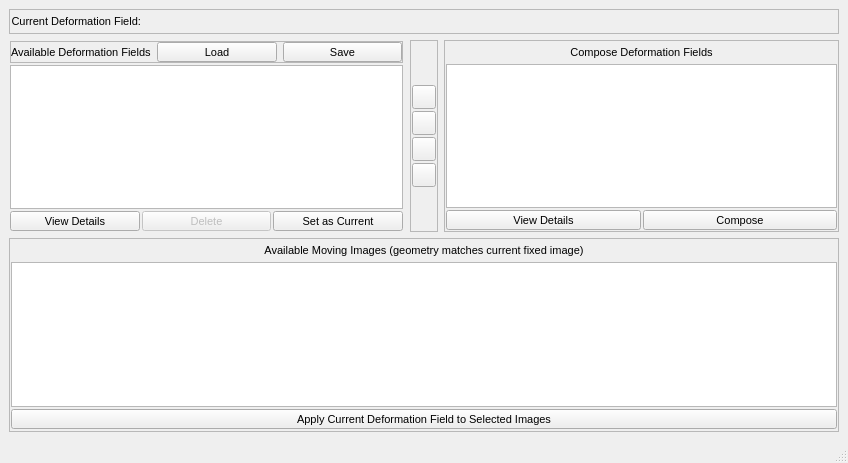
<?xml version="1.0" encoding="UTF-8"?>
<ui version="4.0">
 <class>LMdFieldManager</class>
 <widget class="QMainWindow" name="LMdFieldManager">
  <property name="geometry">
   <rect>
    <x>0</x>
    <y>0</y>
    <width>848</width>
    <height>463</height>
   </rect>
  </property>
  <property name="windowTitle">
   <string>Deformation Field Manager</string>
  </property>
  <widget class="QWidget" name="centralwidget">
   <property name="font">
    <font>
     <family>Segoe UI</family>
     <pointsize>8</pointsize>
    </font>
   </property>
   <layout class="QGridLayout" name="gridLayout">
    <item row="1" column="0">
     <widget class="QFrame" name="dfields_frame">
      <layout class="QVBoxLayout" name="verticalLayout_3">
       <property name="spacing">
        <number>2</number>
       </property>
       <property name="leftMargin">
        <number>1</number>
       </property>
       <property name="topMargin">
        <number>1</number>
       </property>
       <property name="rightMargin">
        <number>1</number>
       </property>
       <property name="bottomMargin">
        <number>1</number>
       </property>
       <item>
        <widget class="QFrame" name="frame_2">
         <property name="frameShape">
          <enum>QFrame::StyledPanel</enum>
         </property>
         <property name="frameShadow">
          <enum>QFrame::Raised</enum>
         </property>
         <layout class="QHBoxLayout" name="horizontalLayout_2">
          <property name="leftMargin">
           <number>0</number>
          </property>
          <property name="topMargin">
           <number>0</number>
          </property>
          <property name="rightMargin">
           <number>0</number>
          </property>
          <property name="bottomMargin">
           <number>0</number>
          </property>
          <item>
           <widget class="QLabel" name="dfields_label">
            <property name="sizePolicy">
             <sizepolicy hsizetype="Preferred" vsizetype="Fixed">
              <horstretch>0</horstretch>
              <verstretch>0</verstretch>
             </sizepolicy>
            </property>
            <property name="minimumSize">
             <size>
              <width>0</width>
              <height>20</height>
             </size>
            </property>
            <property name="maximumSize">
             <size>
              <width>16777215</width>
              <height>20</height>
             </size>
            </property>
            <property name="font">
             <font>
              <family>Segoe UI</family>
              <pointsize>8</pointsize>
             </font>
            </property>
            <property name="text">
             <string>Available Deformation Fields</string>
            </property>
           </widget>
          </item>
          <item>
           <widget class="QPushButton" name="import_dfield_button">
            <property name="sizePolicy">
             <sizepolicy hsizetype="Minimum" vsizetype="Fixed">
              <horstretch>0</horstretch>
              <verstretch>0</verstretch>
             </sizepolicy>
            </property>
            <property name="minimumSize">
             <size>
              <width>0</width>
              <height>20</height>
             </size>
            </property>
            <property name="maximumSize">
             <size>
              <width>16777215</width>
              <height>20</height>
             </size>
            </property>
            <property name="font">
             <font>
              <family>Segoe UI</family>
              <pointsize>8</pointsize>
             </font>
            </property>
            <property name="text">
             <string>Load</string>
            </property>
           </widget>
          </item>
          <item>
           <widget class="QPushButton" name="save_dfield_button">
            <property name="sizePolicy">
             <sizepolicy hsizetype="Minimum" vsizetype="Fixed">
              <horstretch>0</horstretch>
              <verstretch>0</verstretch>
             </sizepolicy>
            </property>
            <property name="minimumSize">
             <size>
              <width>0</width>
              <height>20</height>
             </size>
            </property>
            <property name="maximumSize">
             <size>
              <width>16777215</width>
              <height>20</height>
             </size>
            </property>
            <property name="font">
             <font>
              <family>Segoe UI</family>
              <pointsize>8</pointsize>
             </font>
            </property>
            <property name="text">
             <string>Save</string>
            </property>
           </widget>
          </item>
         </layout>
        </widget>
       </item>
       <item>
        <widget class="QTableView" name="left_table_view">
         <property name="font">
          <font>
           <pointsize>8</pointsize>
          </font>
         </property>
         <property name="sizeAdjustPolicy">
          <enum>QAbstractScrollArea::AdjustToContents</enum>
         </property>
         <property name="selectionMode">
          <enum>QAbstractItemView::SingleSelection</enum>
         </property>
         <property name="selectionBehavior">
          <enum>QAbstractItemView::SelectRows</enum>
         </property>
        </widget>
       </item>
       <item>
        <widget class="QFrame" name="dfield_tools_frame">
         <layout class="QHBoxLayout" name="horizontalLayout_3">
          <property name="spacing">
           <number>2</number>
          </property>
          <property name="leftMargin">
           <number>0</number>
          </property>
          <property name="topMargin">
           <number>0</number>
          </property>
          <property name="rightMargin">
           <number>0</number>
          </property>
          <property name="bottomMargin">
           <number>0</number>
          </property>
          <item>
           <widget class="QPushButton" name="view_matrix_left_button">
            <property name="sizePolicy">
             <sizepolicy hsizetype="Minimum" vsizetype="Fixed">
              <horstretch>0</horstretch>
              <verstretch>0</verstretch>
             </sizepolicy>
            </property>
            <property name="minimumSize">
             <size>
              <width>0</width>
              <height>20</height>
             </size>
            </property>
            <property name="maximumSize">
             <size>
              <width>16777215</width>
              <height>20</height>
             </size>
            </property>
            <property name="font">
             <font>
              <family>Segoe UI</family>
              <pointsize>8</pointsize>
             </font>
            </property>
            <property name="text">
             <string>View Details</string>
            </property>
           </widget>
          </item>
          <item>
           <widget class="QPushButton" name="delete_left_button">
            <property name="enabled">
             <bool>false</bool>
            </property>
            <property name="sizePolicy">
             <sizepolicy hsizetype="Minimum" vsizetype="Fixed">
              <horstretch>0</horstretch>
              <verstretch>0</verstretch>
             </sizepolicy>
            </property>
            <property name="minimumSize">
             <size>
              <width>0</width>
              <height>20</height>
             </size>
            </property>
            <property name="maximumSize">
             <size>
              <width>16777215</width>
              <height>20</height>
             </size>
            </property>
            <property name="font">
             <font>
              <family>Segoe UI</family>
              <pointsize>8</pointsize>
             </font>
            </property>
            <property name="text">
             <string>Delete</string>
            </property>
           </widget>
          </item>
          <item>
           <widget class="QPushButton" name="set_current_left_button">
            <property name="sizePolicy">
             <sizepolicy hsizetype="Minimum" vsizetype="Fixed">
              <horstretch>0</horstretch>
              <verstretch>0</verstretch>
             </sizepolicy>
            </property>
            <property name="minimumSize">
             <size>
              <width>0</width>
              <height>20</height>
             </size>
            </property>
            <property name="maximumSize">
             <size>
              <width>16777215</width>
              <height>20</height>
             </size>
            </property>
            <property name="font">
             <font>
              <family>Segoe UI</family>
              <pointsize>8</pointsize>
             </font>
            </property>
            <property name="text">
             <string>Set as Current</string>
            </property>
           </widget>
          </item>
         </layout>
        </widget>
       </item>
      </layout>
     </widget>
    </item>
    <item row="1" column="1">
     <widget class="QFrame" name="action_buttons_frame">
      <property name="frameShape">
       <enum>QFrame::StyledPanel</enum>
      </property>
      <property name="frameShadow">
       <enum>QFrame::Raised</enum>
      </property>
      <layout class="QVBoxLayout" name="verticalLayout_4">
       <property name="spacing">
        <number>2</number>
       </property>
       <property name="leftMargin">
        <number>1</number>
       </property>
       <property name="topMargin">
        <number>1</number>
       </property>
       <property name="rightMargin">
        <number>1</number>
       </property>
       <property name="bottomMargin">
        <number>1</number>
       </property>
       <item>
        <spacer name="verticalSpacer">
         <property name="orientation">
          <enum>Qt::Vertical</enum>
         </property>
         <property name="sizeHint" stdset="0">
          <size>
           <width>20</width>
           <height>40</height>
          </size>
         </property>
        </spacer>
       </item>
       <item>
        <widget class="QPushButton" name="move_right_button">
         <property name="sizePolicy">
          <sizepolicy hsizetype="Fixed" vsizetype="Fixed">
           <horstretch>0</horstretch>
           <verstretch>0</verstretch>
          </sizepolicy>
         </property>
         <property name="minimumSize">
          <size>
           <width>24</width>
           <height>24</height>
          </size>
         </property>
         <property name="maximumSize">
          <size>
           <width>24</width>
           <height>24</height>
          </size>
         </property>
         <property name="font">
          <font>
           <family>Segoe UI</family>
           <pointsize>10</pointsize>
           <weight>50</weight>
           <bold>false</bold>
          </font>
         </property>
         <property name="toolTip">
          <string>Move Selected Deformation Fields to Right</string>
         </property>
         <property name="text">
          <string/>
         </property>
        </widget>
       </item>
       <item>
        <widget class="QPushButton" name="remove_button">
         <property name="sizePolicy">
          <sizepolicy hsizetype="Fixed" vsizetype="Fixed">
           <horstretch>0</horstretch>
           <verstretch>0</verstretch>
          </sizepolicy>
         </property>
         <property name="minimumSize">
          <size>
           <width>24</width>
           <height>24</height>
          </size>
         </property>
         <property name="maximumSize">
          <size>
           <width>24</width>
           <height>24</height>
          </size>
         </property>
         <property name="font">
          <font>
           <family>Segoe UI</family>
           <pointsize>10</pointsize>
           <weight>50</weight>
           <bold>false</bold>
          </font>
         </property>
         <property name="toolTip">
          <string>Remove Selected Deformation from To-Compose List</string>
         </property>
         <property name="text">
          <string/>
         </property>
        </widget>
       </item>
       <item>
        <widget class="QPushButton" name="move_up_button">
         <property name="sizePolicy">
          <sizepolicy hsizetype="Fixed" vsizetype="Fixed">
           <horstretch>0</horstretch>
           <verstretch>0</verstretch>
          </sizepolicy>
         </property>
         <property name="minimumSize">
          <size>
           <width>24</width>
           <height>24</height>
          </size>
         </property>
         <property name="maximumSize">
          <size>
           <width>24</width>
           <height>24</height>
          </size>
         </property>
         <property name="font">
          <font>
           <family>Segoe UI</family>
           <pointsize>10</pointsize>
          </font>
         </property>
         <property name="toolTip">
          <string>Move Selected Deformation Field Up in List Position</string>
         </property>
         <property name="text">
          <string/>
         </property>
        </widget>
       </item>
       <item>
        <widget class="QPushButton" name="move_down_button">
         <property name="sizePolicy">
          <sizepolicy hsizetype="Fixed" vsizetype="Fixed">
           <horstretch>0</horstretch>
           <verstretch>0</verstretch>
          </sizepolicy>
         </property>
         <property name="minimumSize">
          <size>
           <width>24</width>
           <height>24</height>
          </size>
         </property>
         <property name="maximumSize">
          <size>
           <width>24</width>
           <height>24</height>
          </size>
         </property>
         <property name="font">
          <font>
           <family>Segoe UI</family>
           <pointsize>10</pointsize>
          </font>
         </property>
         <property name="toolTip">
          <string>Move Selected Deformation Field Down in List Position</string>
         </property>
         <property name="text">
          <string/>
         </property>
        </widget>
       </item>
       <item>
        <spacer name="verticalSpacer_2">
         <property name="orientation">
          <enum>Qt::Vertical</enum>
         </property>
         <property name="sizeHint" stdset="0">
          <size>
           <width>20</width>
           <height>40</height>
          </size>
         </property>
        </spacer>
       </item>
      </layout>
     </widget>
    </item>
    <item row="1" column="2">
     <widget class="QFrame" name="compose_frame">
      <property name="frameShape">
       <enum>QFrame::StyledPanel</enum>
      </property>
      <property name="frameShadow">
       <enum>QFrame::Raised</enum>
      </property>
      <layout class="QVBoxLayout" name="verticalLayout">
       <property name="spacing">
        <number>2</number>
       </property>
       <property name="leftMargin">
        <number>1</number>
       </property>
       <property name="topMargin">
        <number>1</number>
       </property>
       <property name="rightMargin">
        <number>1</number>
       </property>
       <property name="bottomMargin">
        <number>1</number>
       </property>
       <item>
        <widget class="QLabel" name="compose_label">
         <property name="sizePolicy">
          <sizepolicy hsizetype="Preferred" vsizetype="Fixed">
           <horstretch>0</horstretch>
           <verstretch>0</verstretch>
          </sizepolicy>
         </property>
         <property name="minimumSize">
          <size>
           <width>0</width>
           <height>20</height>
          </size>
         </property>
         <property name="maximumSize">
          <size>
           <width>16777215</width>
           <height>20</height>
          </size>
         </property>
         <property name="font">
          <font>
           <family>Segoe UI</family>
           <pointsize>8</pointsize>
          </font>
         </property>
         <property name="text">
          <string>Compose Deformation Fields</string>
         </property>
         <property name="alignment">
          <set>Qt::AlignCenter</set>
         </property>
        </widget>
       </item>
       <item>
        <widget class="QTableView" name="right_table_view">
         <property name="font">
          <font>
           <pointsize>8</pointsize>
          </font>
         </property>
         <property name="selectionMode">
          <enum>QAbstractItemView::SingleSelection</enum>
         </property>
         <property name="selectionBehavior">
          <enum>QAbstractItemView::SelectRows</enum>
         </property>
        </widget>
       </item>
       <item>
        <widget class="QFrame" name="compose_tools_frame">
         <layout class="QHBoxLayout" name="horizontalLayout_5">
          <property name="spacing">
           <number>2</number>
          </property>
          <property name="leftMargin">
           <number>0</number>
          </property>
          <property name="topMargin">
           <number>0</number>
          </property>
          <property name="rightMargin">
           <number>0</number>
          </property>
          <property name="bottomMargin">
           <number>0</number>
          </property>
          <item>
           <widget class="QPushButton" name="view_matrix_right_button">
            <property name="sizePolicy">
             <sizepolicy hsizetype="Minimum" vsizetype="Fixed">
              <horstretch>0</horstretch>
              <verstretch>0</verstretch>
             </sizepolicy>
            </property>
            <property name="minimumSize">
             <size>
              <width>0</width>
              <height>20</height>
             </size>
            </property>
            <property name="maximumSize">
             <size>
              <width>16777215</width>
              <height>20</height>
             </size>
            </property>
            <property name="font">
             <font>
              <family>Segoe UI</family>
              <pointsize>8</pointsize>
             </font>
            </property>
            <property name="text">
             <string>View Details</string>
            </property>
           </widget>
          </item>
          <item>
           <widget class="QPushButton" name="compose_button">
            <property name="sizePolicy">
             <sizepolicy hsizetype="Minimum" vsizetype="Fixed">
              <horstretch>0</horstretch>
              <verstretch>0</verstretch>
             </sizepolicy>
            </property>
            <property name="minimumSize">
             <size>
              <width>0</width>
              <height>20</height>
             </size>
            </property>
            <property name="maximumSize">
             <size>
              <width>16777215</width>
              <height>20</height>
             </size>
            </property>
            <property name="font">
             <font>
              <family>Segoe UI</family>
              <pointsize>8</pointsize>
             </font>
            </property>
            <property name="toolTip">
             <string>Compose Deformation Fields</string>
            </property>
            <property name="text">
             <string>Compose</string>
            </property>
           </widget>
          </item>
         </layout>
        </widget>
       </item>
      </layout>
     </widget>
    </item>
    <item row="2" column="0" colspan="3">
     <widget class="QFrame" name="volumes_frame">
      <property name="frameShape">
       <enum>QFrame::StyledPanel</enum>
      </property>
      <property name="frameShadow">
       <enum>QFrame::Sunken</enum>
      </property>
      <layout class="QVBoxLayout" name="verticalLayout_2">
       <property name="spacing">
        <number>2</number>
       </property>
       <property name="leftMargin">
        <number>1</number>
       </property>
       <property name="topMargin">
        <number>1</number>
       </property>
       <property name="rightMargin">
        <number>1</number>
       </property>
       <property name="bottomMargin">
        <number>2</number>
       </property>
       <item>
        <widget class="QLabel" name="label">
         <property name="sizePolicy">
          <sizepolicy hsizetype="Preferred" vsizetype="Fixed">
           <horstretch>0</horstretch>
           <verstretch>0</verstretch>
          </sizepolicy>
         </property>
         <property name="minimumSize">
          <size>
           <width>0</width>
           <height>20</height>
          </size>
         </property>
         <property name="maximumSize">
          <size>
           <width>16777215</width>
           <height>20</height>
          </size>
         </property>
         <property name="font">
          <font>
           <family>Segoe UI</family>
           <pointsize>8</pointsize>
          </font>
         </property>
         <property name="text">
          <string>Available Moving Images (geometry matches current fixed image)</string>
         </property>
         <property name="alignment">
          <set>Qt::AlignCenter</set>
         </property>
        </widget>
       </item>
       <item>
        <widget class="QTableView" name="moving_vol_table_view">
         <property name="font">
          <font>
           <pointsize>8</pointsize>
          </font>
         </property>
         <property name="selectionMode">
          <enum>QAbstractItemView::MultiSelection</enum>
         </property>
        </widget>
       </item>
       <item>
        <widget class="QPushButton" name="apply_button">
         <property name="sizePolicy">
          <sizepolicy hsizetype="Minimum" vsizetype="Fixed">
           <horstretch>0</horstretch>
           <verstretch>0</verstretch>
          </sizepolicy>
         </property>
         <property name="minimumSize">
          <size>
           <width>0</width>
           <height>20</height>
          </size>
         </property>
         <property name="maximumSize">
          <size>
           <width>16777215</width>
           <height>20</height>
          </size>
         </property>
         <property name="font">
          <font>
           <family>Segoe UI</family>
           <pointsize>8</pointsize>
          </font>
         </property>
         <property name="text">
          <string>Apply Current Deformation Field to Selected Images</string>
         </property>
        </widget>
       </item>
      </layout>
     </widget>
    </item>
    <item row="0" column="0" colspan="3">
     <widget class="QFrame" name="current_dfield_frame">
      <property name="frameShape">
       <enum>QFrame::StyledPanel</enum>
      </property>
      <property name="frameShadow">
       <enum>QFrame::Raised</enum>
      </property>
      <layout class="QHBoxLayout" name="horizontalLayout" stretch="0,1">
       <property name="spacing">
        <number>2</number>
       </property>
       <property name="leftMargin">
        <number>1</number>
       </property>
       <property name="topMargin">
        <number>1</number>
       </property>
       <property name="rightMargin">
        <number>1</number>
       </property>
       <property name="bottomMargin">
        <number>2</number>
       </property>
       <item>
        <widget class="QLabel" name="curr_df_label_label">
         <property name="sizePolicy">
          <sizepolicy hsizetype="Preferred" vsizetype="Fixed">
           <horstretch>0</horstretch>
           <verstretch>0</verstretch>
          </sizepolicy>
         </property>
         <property name="minimumSize">
          <size>
           <width>0</width>
           <height>20</height>
          </size>
         </property>
         <property name="maximumSize">
          <size>
           <width>16777215</width>
           <height>20</height>
          </size>
         </property>
         <property name="text">
          <string>Current Deformation Field:  </string>
         </property>
         <property name="alignment">
          <set>Qt::AlignRight|Qt::AlignTrailing|Qt::AlignVCenter</set>
         </property>
         <property name="margin">
          <number>2</number>
         </property>
        </widget>
       </item>
       <item>
        <widget class="QLabel" name="current_dfield_label">
         <property name="sizePolicy">
          <sizepolicy hsizetype="Preferred" vsizetype="Fixed">
           <horstretch>0</horstretch>
           <verstretch>0</verstretch>
          </sizepolicy>
         </property>
         <property name="minimumSize">
          <size>
           <width>0</width>
           <height>20</height>
          </size>
         </property>
         <property name="maximumSize">
          <size>
           <width>16777215</width>
           <height>20</height>
          </size>
         </property>
         <property name="text">
          <string/>
         </property>
        </widget>
       </item>
      </layout>
     </widget>
    </item>
   </layout>
  </widget>
  <widget class="QStatusBar" name="statusbar"/>
  <action name="action_import_dfield">
   <property name="text">
    <string>Import Deformation Field</string>
   </property>
  </action>
 </widget>
 <resources/>
 <connections/>
</ui>
